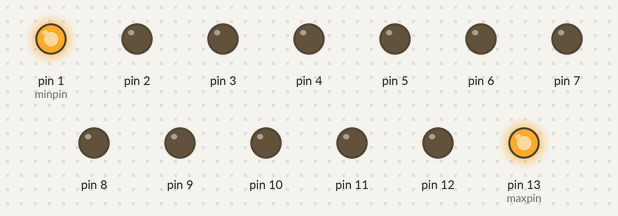
Bench run of a sketch on a simulated Arduino Uno, built with avr-gcc and run on an emulated ATmega328P. Parts: output pins drawn as LEDs (lit = HIGH).

Above: at 0.15 s.
At 1.85 s:
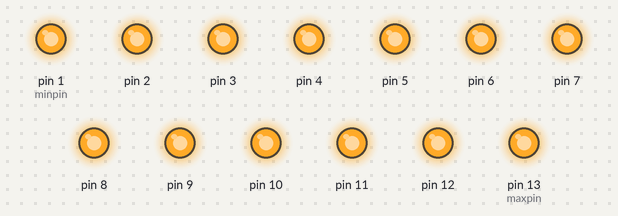
At 10.25 s:
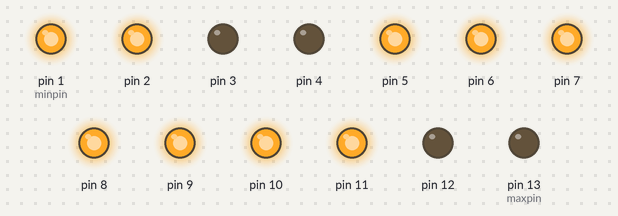
At 18.54 s:
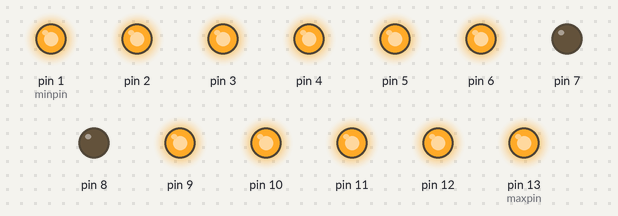
At 25.45 s:
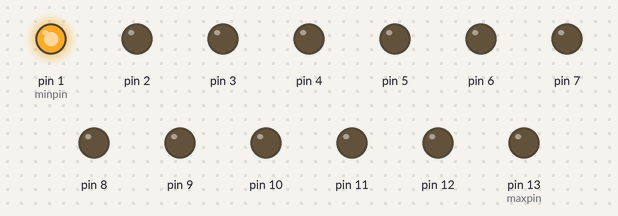
At 35.6 s:
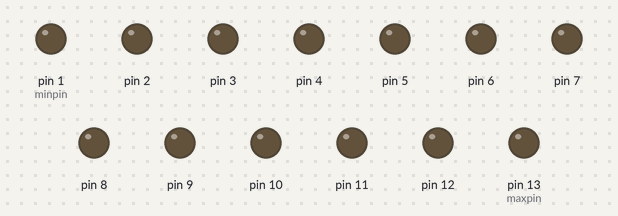
Timing chart, 0 to 40.0 s (numbered marks = the images above):
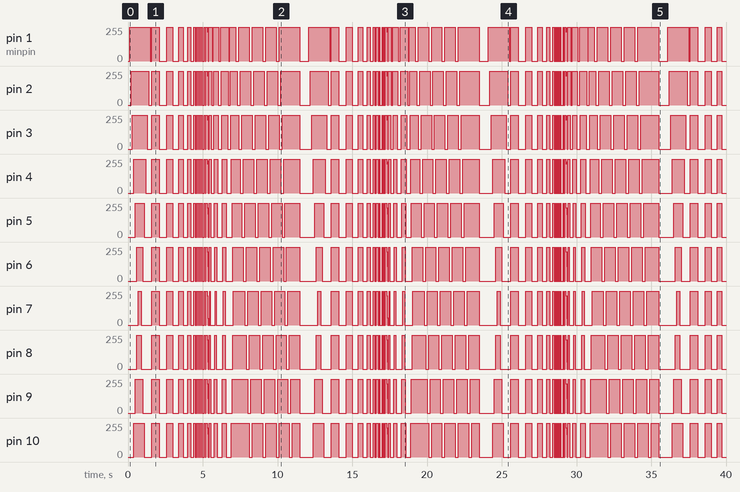

Measured:
- by itself, pin 2: 0/255 → 255/255 at 0.20 s, → 0/255 1.2 s later, → 255/255 0.20 s later, → 0/255 0.50 s later, … (132 changes in this stretch)
- by itself, pin 3: 0/255 → 255/255 at 0.30 s, → 0/255 1.0 s later, → 255/255 0.30 s later, → 0/255 0.50 s later, … (132 changes in this stretch)
- by itself, pin 4: 0/255 → 255/255 at 0.40 s, → 0/255 0.80 s later, → 255/255 0.40 s later, → 0/255 0.50 s later, … (132 changes in this stretch)
- by itself, pin 5: 0/255 → 255/255 at 0.50 s, → 0/255 0.60 s later, → 255/255 0.50 s later, → 0/255 0.50 s later, … (132 changes in this stretch)
- by itself, pin 6: 0/255 → 255/255 at 0.60 s, → 0/255 0.40 s later, → 255/255 0.60 s later, → 0/255 0.50 s later, … (132 changes in this stretch)
- by itself, pin 7: 0/255 → 255/255 at 0.70 s, → 0/255 0.20 s later, → 255/255 0.70 s later, → 0/255 0.50 s later, … (132 changes in this stretch)
- by itself, pin 8: 0/255 → 255/255 at 0.60 s, → 0/255 0.30 s later, → 255/255 0.70 s later, → 0/255 0.50 s later, … (132 changes in this stretch)
- by itself, pin 9: 0/255 → 255/255 at 0.50 s, → 0/255 0.50 s later, → 255/255 0.60 s later, → 0/255 0.50 s later, … (132 changes in this stretch)

The sketch:

lightShow.ino
```cpp
unsigned int mils;

void setup() {
  //Serial.begin(9600);
  for (int i = 1; i < 14; i++) {
    pinMode(i, OUTPUT);
  }
}

void writeAllPins(int state, int minpin = 1, int maxpin = 13) {
  for (int i = minpin; i < maxpin + 1; i++) {
    digitalWrite(i, state);
  }
}

void flash(unsigned long start, int timer = 500, int minpin = 1, int maxpin = 13) {
  if (mils < start) {
    return;
  } else if (mils - start < timer) {
    writeAllPins(HIGH, minpin, maxpin);
  } else if (mils - start < timer * 2) {
    writeAllPins(LOW, minpin, maxpin);
  }
}

void sweep(unsigned long start, int state = HIGH, int dir = 1, int minpin = 1, int maxpin = 13, int timer = 100) {
  int dur = timer * ((maxpin - minpin) + 1);
  if (mils > start && mils < start + dur) {
    int now = (mils - start) / timer;
    int num = 0;
    if (dir > 0) {
      num = now + minpin;
    } else {
      num = maxpin - now;
    }
    digitalWrite(num, state);
  }
}

void loop() {
  mils = millis() % 12000;
  // half bar fill
  sweep(100, HIGH, 1, 1, 7);
  sweep(100, HIGH, -1, 8, 13);
  // half bar unfill
  sweep(900, LOW, -1, 1, 7);
  sweep(900, LOW, 1, 8, 13);
  // crazy strobe flashing
  flash(1600);
  flash(2600, 400);
  flash(3400, 300);
  flash(4000, 200);
  flash(4400, 100);
  flash(4600, 50);
  flash(4700, 50);
  flash(4800, 50);
  flash(4900, 50);
  flash(5000, 50);
  flash(5100, 50);
  flash(5200, 50);
  // full fill
  if(mils > 5250 && mils < 5300){ writeAllPins(HIGH); }
  // halfbar unfill
  sweep(5300, LOW, -1, 1, 7, 10);
  sweep(5300, LOW, 1, 8, 13, 10);
  // halfbar fill
  sweep(5400, HIGH, 1, 1, 7, 10);
  sweep(5400, HIGH, -1, 8, 13, 10);
  // halfbar unfill
  sweep(5500, LOW, -1, 1, 7, 20);
  sweep(5500, LOW, 1, 8, 13, 20);
  // halfbar fill
  sweep(5700, HIGH, 1, 1, 7, 20);
  sweep(5700, HIGH, -1, 8, 13, 20);
  // halfbar unfill
  sweep(5900, LOW, -1, 1, 7, 30);
  sweep(5900, LOW, 1, 8, 13, 30);
  // halfbar fill
  sweep(6200, HIGH, 1, 1, 7, 30);
  sweep(6200, HIGH, -1, 8, 13, 30);
  // halfbar unfill
  sweep(6500, LOW, -1, 1, 7, 40);
  sweep(6500, LOW, 1, 8, 13, 40);
  // halfbar fill
  sweep(6800, HIGH, 1, 1, 7, 40);
  sweep(6800, HIGH, -1, 8, 13, 40);
  // sweep two off from left
  sweep(7100);
  sweep(7200, LOW);
  sweep(7300, LOW);
  sweep(7400);
  // sweep two off from left
  sweep(8000);
  sweep(8100, LOW);
  sweep(8200, LOW);
  sweep(8300);
  // sweep two off from left
  sweep(8900);
  sweep(9000, LOW);
  sweep(9100, LOW);
  sweep(9200);
  // sweep two off from left
  sweep(9800);
  sweep(9900, LOW);
  sweep(10000, LOW);
  sweep(10100);
  // full unfill
  if(mils > 11500 && mils < 11600){ writeAllPins(LOW); }
  /*
  // half bar unfill
  sweep(5300, LOW, -1, 1, 7);
  sweep(5300, LOW, 1, 8, 13);
  // sweep from left
  sweep(6000);
  sweep(6100, LOW);
  // sweep from right
  sweep(7400, HIGH, -1);
  sweep(7500, LOW, -1);
  */
}
```
